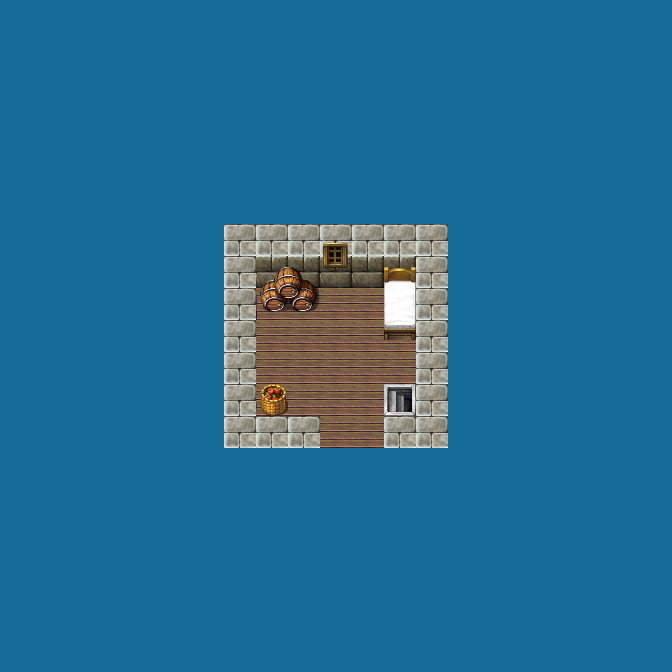

The image is a tile-based game level rendered from a .tmx file. Its description and complete source (layers, tilesets, objects, tile grids) follow:
An orthogonal 21x21 tile map with 32x32 px tiles, 4 tile layers (Tile Layer 1, Tile Layer 2, Tile Layer 3, Tile Layer 4), 4 tilesets and 23 objects (portalO, startpoint, person, portalIn).

<map version="1.2" tiledversion="1.2.4" orientation="orthogonal" renderorder="right-down" width="21" height="21" tilewidth="32" tileheight="32" infinite="0" nextlayerid="10" nextobjectid="66">
 <tileset firstgid="1" name="rpg_maker_telles0808" tilewidth="32" tileheight="32" tilecount="2016" columns="32">
  <image source="../Resources/rpg_maker_telles0808.png" width="1024" height="2016" />
 </tileset>
 <tileset firstgid="2017" name="characters1" tilewidth="32" tileheight="32" tilecount="361" columns="19">
  <image source="../Resources/characters1.png" width="618" height="618" />
 </tileset>
 <tileset firstgid="2378" name="characters-2" tilewidth="32" tileheight="32" tilecount="120" columns="12">
  <image source="../Resources/characters-2.png" width="384" height="341" />
 </tileset>
 <tileset firstgid="2498" source="water.tsx" />
 <layer id="6" name="Tile Layer 1" width="21" height="21">
  <data encoding="csv">
2506,2506,2506,2506,2506,2506,2506,2506,2506,2506,2506,2506,2506,2506,2506,2506,2506,2506,2506,2506,2506,
2506,2506,2506,2506,2506,2506,2506,2506,2506,2506,2506,2506,2506,2506,2506,2506,2506,2506,2506,2506,2506,
2506,2506,2506,2506,2506,2506,2506,2506,2506,2506,2506,2506,2506,2506,2506,2506,2506,2506,2506,2506,2506,
2506,2506,2506,2506,2506,2506,2506,2506,2506,2506,2506,2506,2506,2506,2506,2506,2506,2506,2506,2506,2506,
2506,2506,2506,2506,2506,2506,2506,2506,2506,2506,2506,2506,2506,2506,2506,2506,2506,2506,2506,2506,2506,
2506,2506,2506,2506,2506,2506,2506,2506,2506,2506,2506,2506,2506,2506,2506,2506,2506,2506,2506,2506,2506,
2506,2506,2506,2506,2506,2506,2506,2506,2506,2506,2506,2506,2506,2506,2506,2506,2506,2506,2506,2506,2506,
2506,2506,2506,2506,2506,2506,2506,81,81,81,81,81,81,81,2506,2506,2506,2506,2506,2506,2506,
2506,2506,2506,2506,2506,2506,2506,81,114,114,114,114,114,81,2506,2506,2506,2506,2506,2506,2506,
2506,2506,2506,2506,2506,2506,2506,81,139,139,139,139,139,81,2506,2506,2506,2506,2506,2506,2506,
2506,2506,2506,2506,2506,2506,2506,81,139,139,139,139,139,81,2506,2506,2506,2506,2506,2506,2506,
2506,2506,2506,2506,2506,2506,2506,81,139,139,139,139,139,81,2506,2506,2506,2506,2506,2506,2506,
2506,2506,2506,2506,2506,2506,2506,81,139,139,139,139,139,81,2506,2506,2506,2506,2506,2506,2506,
2506,2506,2506,2506,2506,2506,2506,81,81,81,139,139,81,81,2506,2506,2506,2506,2506,2506,2506,
2506,2506,2506,2506,2506,2506,2506,2506,2506,2506,2506,2506,2506,2506,2506,2506,2506,2506,2506,2506,2506,
2506,2506,2506,2506,2506,2506,2506,2506,2506,2506,2506,2506,2506,2506,2506,2506,2506,2506,2506,2506,2506,
2506,2506,2506,2506,2506,2506,2506,2506,2506,2506,2506,2506,2506,2506,2506,2506,2506,2506,2506,2506,2506,
2506,2506,2506,2506,2506,2506,2506,2506,2506,2506,2506,2506,2506,2506,2506,2506,2506,2506,2506,2506,2506,
2506,2506,2506,2506,2506,2506,2506,2506,2506,2506,2506,2506,2506,2506,2506,2506,2506,2506,2506,2506,2506,
2506,2506,2506,2506,2506,2506,2506,2506,2506,2506,2506,2506,2506,2506,2506,2506,2506,2506,2506,2506,2506,
2506,2506,2506,2506,2506,2506,2506,2506,2506,2506,2506,2506,2506,2506,2506,2506,2506,2506,2506,2506,2506
</data>
 </layer>
 <objectgroup id="2" name="Object Layer 1">
  <object id="6" x="221" y="223" width="32" height="222" />
  <object id="7" x="253" y="419" width="64" height="30" />
  <object id="8" x="387" y="423" width="62" height="39" />
  <object id="9" x="223" y="422" width="87" height="41" />
  <object id="10" x="257" y="260" width="157" height="35" />
  <object id="12" x="255" y="224" width="193" height="33" />
  <object id="15" x="416" y="225" width="31" height="229" />
  <object id="16" x="385" y="415" width="61" height="34" />
  <object id="17" x="221" y="414" width="98" height="34" />
  <object id="21" x="220" y="226" width="41" height="221" />
  <object id="23" x="408" y="219" width="42" height="234" />
  <object id="24" x="387" y="411" width="66" height="28" />
  <object id="38" x="381" y="267" width="37" height="74" />
  <object id="39" x="262" y="283" width="55" height="30" />
  <object id="40" x="276" y="269" width="25" height="29" />
  <object id="50" name="portalO" type="portalO" x="319.333" y="442.667" width="67.3333" height="8.66667" />
  <object id="51" name="startpoint" type="startpoint" x="334.667" y="390" width="14.6667" height="16" />
  <object id="54" name="oldMan2" type="person" x="288" y="322" width="32" height="30.6667" />
  <object id="59" x="294.667" y="330" width="25.3333" height="32.6667" />
  <object id="61" x="259" y="384" width="30" height="32" />
  <object id="62" name="portal1" type="portalIn" x="396.667" y="395" width="18" height="19.6667" />
  <object id="64" x="384.333" y="380.333" width="31.6667" height="3.66667" />
  <object id="65" x="384.333" y="412.333" width="31.3333" height="3.66667" />
 </objectgroup>
 <layer id="7" name="Tile Layer 2" width="21" height="21">
  <data encoding="csv">
0,0,0,0,0,0,0,0,0,0,0,0,0,0,0,0,0,0,0,0,0,
0,0,0,0,0,0,0,0,0,0,0,0,0,0,0,0,0,0,0,0,0,
0,0,0,0,0,0,0,0,0,0,0,0,0,0,0,0,0,0,0,0,0,
0,0,0,0,0,0,0,0,0,0,0,0,0,0,0,0,0,0,0,0,0,
0,0,0,0,0,0,0,0,0,0,0,0,0,0,0,0,0,0,0,0,0,
0,0,0,0,0,0,0,0,0,0,0,0,0,0,0,0,0,0,0,0,0,
0,0,0,0,0,0,0,0,0,0,0,0,0,0,0,0,0,0,0,0,0,
0,0,0,0,0,0,0,0,0,0,0,0,0,0,0,0,0,0,0,0,0,
0,0,0,0,0,0,0,0,0,0,0,0,0,0,0,0,0,0,0,0,0,
0,0,0,0,0,0,0,0,0,0,0,0,0,0,0,0,0,0,0,0,0,
0,0,0,0,0,0,0,0,0,0,0,0,0,0,0,0,0,0,0,0,0,
0,0,0,0,0,0,0,0,0,0,0,0,0,0,0,0,0,0,0,0,0,
0,0,0,0,0,0,0,0,1340,0,0,0,1215,0,0,0,0,0,0,0,0,
0,0,0,0,0,0,0,0,0,0,0,0,0,0,0,0,0,0,0,0,0,
0,0,0,0,0,0,0,0,0,0,0,0,0,0,0,0,0,0,0,0,0,
0,0,0,0,0,0,0,0,0,0,0,0,0,0,0,0,0,0,0,0,0,
0,0,0,0,0,0,0,0,0,0,0,0,0,0,0,0,0,0,0,0,0,
0,0,0,0,0,0,0,0,0,0,0,0,0,0,0,0,0,0,0,0,0,
0,0,0,0,0,0,0,0,0,0,0,0,0,0,0,0,0,0,0,0,0,
0,0,0,0,0,0,0,0,0,0,0,0,0,0,0,0,0,0,0,0,0,
0,0,0,0,0,0,0,0,0,0,0,0,0,0,0,0,0,0,0,0,0
</data>
 </layer>
 <layer id="8" name="Tile Layer 3" width="21" height="21">
  <data encoding="csv">
0,0,0,0,0,0,0,0,0,0,0,0,0,0,0,0,0,0,0,0,0,
0,0,0,0,0,0,0,0,0,0,0,0,0,0,0,0,0,0,0,0,0,
0,0,0,0,0,0,0,0,0,0,0,0,0,0,0,0,0,0,0,0,0,
0,0,0,0,0,0,0,0,0,0,0,0,0,0,0,0,0,0,0,0,0,
0,0,0,0,0,0,0,0,0,0,0,0,0,0,0,0,0,0,0,0,0,
0,0,0,0,0,0,0,0,0,0,0,0,0,0,0,0,0,0,0,0,0,
0,0,0,0,0,0,0,0,0,0,0,0,0,0,0,0,0,0,0,0,0,
0,0,0,0,0,0,0,0,0,0,0,0,0,0,0,0,0,0,0,0,0,
0,0,0,0,0,0,0,0,1241,1242,0,0,1247,0,0,0,0,0,0,0,0,
0,0,0,0,0,0,0,0,1273,1274,0,0,1279,0,0,0,0,0,0,0,0,
0,0,0,0,0,0,0,0,0,0,0,0,1311,0,0,0,0,0,0,0,0,
0,0,0,0,0,0,0,0,0,0,0,0,0,0,0,0,0,0,0,0,0,
0,0,0,0,0,0,0,0,0,0,0,0,0,0,0,0,0,0,0,0,0,
0,0,0,0,0,0,0,0,0,0,0,0,0,0,0,0,0,0,0,0,0,
0,0,0,0,0,0,0,0,0,0,0,0,0,0,0,0,0,0,0,0,0,
0,0,0,0,0,0,0,0,0,0,0,0,0,0,0,0,0,0,0,0,0,
0,0,0,0,0,0,0,0,0,0,0,0,0,0,0,0,0,0,0,0,0,
0,0,0,0,0,0,0,0,0,0,0,0,0,0,0,0,0,0,0,0,0,
0,0,0,0,0,0,0,0,0,0,0,0,0,0,0,0,0,0,0,0,0,
0,0,0,0,0,0,0,0,0,0,0,0,0,0,0,0,0,0,0,0,0,
0,0,0,0,0,0,0,0,0,0,0,0,0,0,0,0,0,0,0,0,0
</data>
 </layer>
 <layer id="9" name="Tile Layer 4" width="21" height="21">
  <data encoding="csv">
0,0,0,0,0,0,0,0,0,0,0,0,0,0,0,0,0,0,0,0,0,
0,0,0,0,0,0,0,0,0,0,0,0,0,0,0,0,0,0,0,0,0,
0,0,0,0,0,0,0,0,0,0,0,0,0,0,0,0,0,0,0,0,0,
0,0,0,0,0,0,0,0,0,0,0,0,0,0,0,0,0,0,0,0,0,
0,0,0,0,0,0,0,0,0,0,0,0,0,0,0,0,0,0,0,0,0,
0,0,0,0,0,0,0,0,0,0,0,0,0,0,0,0,0,0,0,0,0,
0,0,0,0,0,0,0,0,0,0,0,0,0,0,0,0,0,0,0,0,0,
0,0,0,0,0,0,0,0,0,0,837,0,0,0,0,0,0,0,0,0,0,
0,0,0,0,0,0,0,0,0,0,869,0,0,0,0,0,0,0,0,0,0,
0,0,0,0,0,0,0,0,0,0,0,0,0,0,0,0,0,0,0,0,0,
0,0,0,0,0,0,0,0,0,0,0,0,0,0,0,0,0,0,0,0,0,
0,0,0,0,0,0,0,0,0,0,0,0,0,0,0,0,0,0,0,0,0,
0,0,0,0,0,0,0,0,0,0,0,0,1216,0,0,0,0,0,0,0,0,
0,0,0,0,0,0,0,0,0,0,0,0,0,0,0,0,0,0,0,0,0,
0,0,0,0,0,0,0,0,0,0,0,0,0,0,0,0,0,0,0,0,0,
0,0,0,0,0,0,0,0,0,0,0,0,0,0,0,0,0,0,0,0,0,
0,0,0,0,0,0,0,0,0,0,0,0,0,0,0,0,0,0,0,0,0,
0,0,0,0,0,0,0,0,0,0,0,0,0,0,0,0,0,0,0,0,0,
0,0,0,0,0,0,0,0,0,0,0,0,0,0,0,0,0,0,0,0,0,
0,0,0,0,0,0,0,0,0,0,0,0,0,0,0,0,0,0,0,0,0,
0,0,0,0,0,0,0,0,0,0,0,0,0,0,0,0,0,0,0,0,0
</data>
 </layer>
</map>
